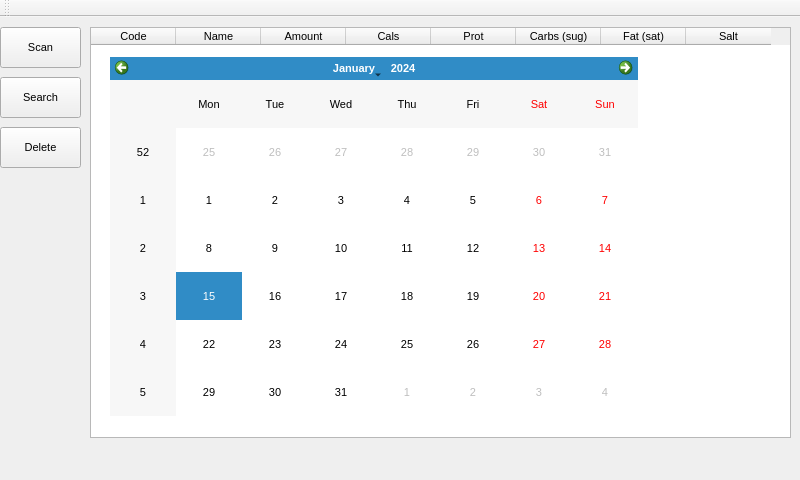
<?xml version="1.0" encoding="UTF-8"?>
<ui version="4.0">
 <class>MainWindow</class>
 <widget class="QMainWindow" name="MainWindow">
  <property name="geometry">
   <rect>
    <x>0</x>
    <y>0</y>
    <width>800</width>
    <height>480</height>
   </rect>
  </property>
  <property name="sizePolicy">
   <sizepolicy hsizetype="Fixed" vsizetype="MinimumExpanding">
    <horstretch>0</horstretch>
    <verstretch>0</verstretch>
   </sizepolicy>
  </property>
  <property name="minimumSize">
   <size>
    <width>800</width>
    <height>480</height>
   </size>
  </property>
  <property name="font">
   <font>
    <pointsize>8</pointsize>
   </font>
  </property>
  <property name="windowTitle">
   <string>Food tracker</string>
  </property>
  <widget class="QWidget" name="centralWidget">
   <widget class="QPushButton" name="btn_scan">
    <property name="geometry">
     <rect>
      <x>0</x>
      <y>10</y>
      <width>81</width>
      <height>41</height>
     </rect>
    </property>
    <property name="text">
     <string>Scan</string>
    </property>
   </widget>
   <widget class="QTableWidget" name="table_eaten_today">
    <property name="geometry">
     <rect>
      <x>90</x>
      <y>10</y>
      <width>701</width>
      <height>411</height>
     </rect>
    </property>
    <property name="sizePolicy">
     <sizepolicy hsizetype="Expanding" vsizetype="Expanding">
      <horstretch>0</horstretch>
      <verstretch>0</verstretch>
     </sizepolicy>
    </property>
    <property name="font">
     <font>
      <pointsize>8</pointsize>
     </font>
    </property>
    <attribute name="horizontalHeaderDefaultSectionSize">
     <number>85</number>
    </attribute>
    <attribute name="horizontalHeaderStretchLastSection">
     <bool>false</bool>
    </attribute>
    <attribute name="verticalHeaderDefaultSectionSize">
     <number>20</number>
    </attribute>
    <attribute name="verticalHeaderMinimumSectionSize">
     <number>20</number>
    </attribute>
    <column>
     <property name="text">
      <string>Code</string>
     </property>
    </column>
    <column>
     <property name="text">
      <string>Name</string>
     </property>
    </column>
    <column>
     <property name="text">
      <string>Amount</string>
     </property>
    </column>
    <column>
     <property name="text">
      <string>Cals</string>
     </property>
    </column>
    <column>
     <property name="text">
      <string>Prot</string>
     </property>
    </column>
    <column>
     <property name="text">
      <string>Carbs (sug)</string>
     </property>
    </column>
    <column>
     <property name="text">
      <string>Fat (sat)</string>
     </property>
    </column>
    <column>
     <property name="text">
      <string>Salt</string>
     </property>
    </column>
   </widget>
   <widget class="QPushButton" name="btn_search">
    <property name="geometry">
     <rect>
      <x>0</x>
      <y>60</y>
      <width>81</width>
      <height>41</height>
     </rect>
    </property>
    <property name="text">
     <string>Search</string>
    </property>
   </widget>
   <widget class="QPushButton" name="btn_delete">
    <property name="geometry">
     <rect>
      <x>0</x>
      <y>110</y>
      <width>81</width>
      <height>41</height>
     </rect>
    </property>
    <property name="text">
     <string>Delete</string>
    </property>
   </widget>
   <widget class="QCalendarWidget" name="calendar">
    <property name="enabled">
     <bool>true</bool>
    </property>
    <property name="geometry">
     <rect>
      <x>110</x>
      <y>40</y>
      <width>528</width>
      <height>359</height>
     </rect>
    </property>
    <property name="locale">
     <locale language="English" country="Finland"/>
    </property>
    <property name="gridVisible">
     <bool>false</bool>
    </property>
    <property name="selectionMode">
     <enum>QCalendarWidget::SingleSelection</enum>
    </property>
   </widget>
  </widget>
  <widget class="QMenuBar" name="menuBar">
   <property name="geometry">
    <rect>
     <x>0</x>
     <y>0</y>
     <width>800</width>
     <height>21</height>
    </rect>
   </property>
  </widget>
  <widget class="QToolBar" name="mainToolBar">
   <attribute name="toolBarArea">
    <enum>TopToolBarArea</enum>
   </attribute>
   <attribute name="toolBarBreak">
    <bool>false</bool>
   </attribute>
  </widget>
 </widget>
 <layoutdefault spacing="6" margin="11"/>
 <resources/>
 <connections/>
</ui>
